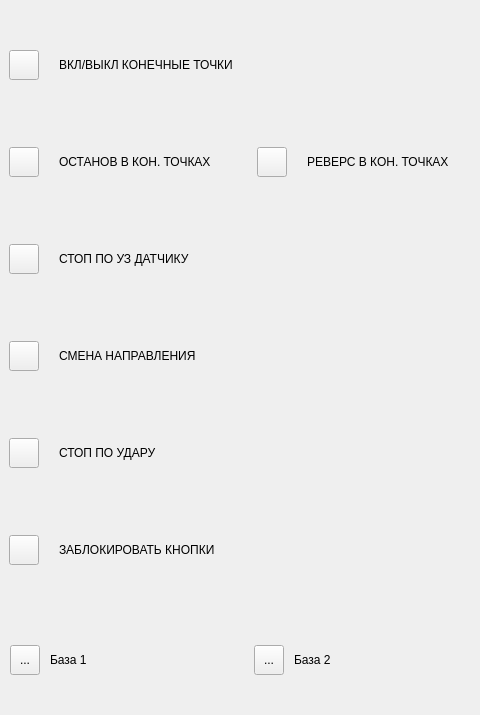
<?xml version="1.0" encoding="UTF-8"?>
<ui version="4.0">
 <class>SForm</class>
 <widget class="QWidget" name="SForm">
  <property name="geometry">
   <rect>
    <x>0</x>
    <y>0</y>
    <width>480</width>
    <height>715</height>
   </rect>
  </property>
  <property name="windowTitle">
   <string>Form</string>
  </property>
  <widget class="QWidget" name="verticalLayoutWidget">
   <property name="geometry">
    <rect>
     <x>-1</x>
     <y>-1</y>
     <width>481</width>
     <height>621</height>
    </rect>
   </property>
   <layout class="QVBoxLayout" name="verticalLayout">
    <item>
     <widget class="QWidget" name="widget" native="true">
      <property name="sizePolicy">
       <sizepolicy hsizetype="Expanding" vsizetype="Fixed">
        <horstretch>0</horstretch>
        <verstretch>0</verstretch>
       </sizepolicy>
      </property>
      <property name="minimumSize">
       <size>
        <width>0</width>
        <height>50</height>
       </size>
      </property>
      <widget class="QToolButton" name="EnableEndPoints">
       <property name="geometry">
        <rect>
         <x>10</x>
         <y>10</y>
         <width>30</width>
         <height>30</height>
        </rect>
       </property>
       <property name="text">
        <string/>
       </property>
       <property name="checkable">
        <bool>true</bool>
       </property>
      </widget>
      <widget class="QLabel" name="label">
       <property name="geometry">
        <rect>
         <x>60</x>
         <y>15</y>
         <width>400</width>
         <height>20</height>
        </rect>
       </property>
       <property name="text">
        <string>ВКЛ/ВЫКЛ КОНЕЧНЫЕ ТОЧКИ</string>
       </property>
      </widget>
     </widget>
    </item>
    <item>
     <widget class="QWidget" name="widget_3" native="true">
      <property name="sizePolicy">
       <sizepolicy hsizetype="Expanding" vsizetype="Fixed">
        <horstretch>0</horstretch>
        <verstretch>0</verstretch>
       </sizepolicy>
      </property>
      <property name="minimumSize">
       <size>
        <width>0</width>
        <height>50</height>
       </size>
      </property>
      <widget class="QToolButton" name="EndPointsStop">
       <property name="geometry">
        <rect>
         <x>10</x>
         <y>10</y>
         <width>30</width>
         <height>30</height>
        </rect>
       </property>
       <property name="text">
        <string/>
       </property>
       <property name="checkable">
        <bool>true</bool>
       </property>
      </widget>
      <widget class="QLabel" name="label_3">
       <property name="geometry">
        <rect>
         <x>60</x>
         <y>15</y>
         <width>400</width>
         <height>20</height>
        </rect>
       </property>
       <property name="text">
        <string>ОСТАНОВ В КОН. ТОЧКАХ</string>
       </property>
      </widget>
      <widget class="QWidget" name="widget_9" native="true">
       <property name="geometry">
        <rect>
         <x>248</x>
         <y>0</y>
         <width>521</width>
         <height>50</height>
        </rect>
       </property>
       <property name="sizePolicy">
        <sizepolicy hsizetype="Expanding" vsizetype="Fixed">
         <horstretch>0</horstretch>
         <verstretch>0</verstretch>
        </sizepolicy>
       </property>
       <property name="minimumSize">
        <size>
         <width>0</width>
         <height>50</height>
        </size>
       </property>
       <widget class="QToolButton" name="EndPointsReverse">
        <property name="geometry">
         <rect>
          <x>10</x>
          <y>10</y>
          <width>30</width>
          <height>30</height>
         </rect>
        </property>
        <property name="text">
         <string/>
        </property>
        <property name="checkable">
         <bool>true</bool>
        </property>
       </widget>
       <widget class="QLabel" name="label_9">
        <property name="geometry">
         <rect>
          <x>60</x>
          <y>15</y>
          <width>400</width>
          <height>20</height>
         </rect>
        </property>
        <property name="text">
         <string>РЕВЕРС В КОН. ТОЧКАХ</string>
        </property>
       </widget>
      </widget>
     </widget>
    </item>
    <item>
     <widget class="QWidget" name="widget_5" native="true">
      <property name="sizePolicy">
       <sizepolicy hsizetype="Expanding" vsizetype="Fixed">
        <horstretch>0</horstretch>
        <verstretch>0</verstretch>
       </sizepolicy>
      </property>
      <property name="minimumSize">
       <size>
        <width>0</width>
        <height>50</height>
       </size>
      </property>
      <widget class="QToolButton" name="SoundStop">
       <property name="geometry">
        <rect>
         <x>10</x>
         <y>10</y>
         <width>30</width>
         <height>30</height>
        </rect>
       </property>
       <property name="text">
        <string/>
       </property>
       <property name="checkable">
        <bool>true</bool>
       </property>
      </widget>
      <widget class="QLabel" name="label_5">
       <property name="geometry">
        <rect>
         <x>60</x>
         <y>15</y>
         <width>400</width>
         <height>20</height>
        </rect>
       </property>
       <property name="text">
        <string>СТОП ПО УЗ ДАТЧИКУ</string>
       </property>
      </widget>
     </widget>
    </item>
    <item>
     <widget class="QWidget" name="widget_4" native="true">
      <property name="sizePolicy">
       <sizepolicy hsizetype="Expanding" vsizetype="Fixed">
        <horstretch>0</horstretch>
        <verstretch>0</verstretch>
       </sizepolicy>
      </property>
      <property name="minimumSize">
       <size>
        <width>0</width>
        <height>50</height>
       </size>
      </property>
      <widget class="QToolButton" name="SwapDirection">
       <property name="geometry">
        <rect>
         <x>10</x>
         <y>10</y>
         <width>30</width>
         <height>30</height>
        </rect>
       </property>
       <property name="text">
        <string/>
       </property>
       <property name="checkable">
        <bool>true</bool>
       </property>
      </widget>
      <widget class="QLabel" name="label_4">
       <property name="geometry">
        <rect>
         <x>60</x>
         <y>15</y>
         <width>400</width>
         <height>20</height>
        </rect>
       </property>
       <property name="text">
        <string>СМЕНА НАПРАВЛЕНИЯ</string>
       </property>
      </widget>
     </widget>
    </item>
    <item>
     <widget class="QWidget" name="widget_2" native="true">
      <property name="sizePolicy">
       <sizepolicy hsizetype="Expanding" vsizetype="Fixed">
        <horstretch>0</horstretch>
        <verstretch>0</verstretch>
       </sizepolicy>
      </property>
      <property name="minimumSize">
       <size>
        <width>0</width>
        <height>50</height>
       </size>
      </property>
      <widget class="QToolButton" name="StopAccelerometer">
       <property name="geometry">
        <rect>
         <x>10</x>
         <y>10</y>
         <width>30</width>
         <height>30</height>
        </rect>
       </property>
       <property name="text">
        <string/>
       </property>
       <property name="checkable">
        <bool>true</bool>
       </property>
      </widget>
      <widget class="QLabel" name="label_2">
       <property name="geometry">
        <rect>
         <x>60</x>
         <y>15</y>
         <width>400</width>
         <height>20</height>
        </rect>
       </property>
       <property name="text">
        <string>СТОП ПО УДАРУ</string>
       </property>
      </widget>
     </widget>
    </item>
    <item>
     <widget class="QWidget" name="widget_8" native="true">
      <property name="sizePolicy">
       <sizepolicy hsizetype="Expanding" vsizetype="Fixed">
        <horstretch>0</horstretch>
        <verstretch>0</verstretch>
       </sizepolicy>
      </property>
      <property name="minimumSize">
       <size>
        <width>0</width>
        <height>50</height>
       </size>
      </property>
      <widget class="QToolButton" name="LockButtons">
       <property name="geometry">
        <rect>
         <x>10</x>
         <y>10</y>
         <width>30</width>
         <height>30</height>
        </rect>
       </property>
       <property name="text">
        <string/>
       </property>
       <property name="checkable">
        <bool>true</bool>
       </property>
      </widget>
      <widget class="QLabel" name="label_8">
       <property name="geometry">
        <rect>
         <x>60</x>
         <y>15</y>
         <width>400</width>
         <height>20</height>
        </rect>
       </property>
       <property name="text">
        <string>ЗАБЛОКИРОВАТЬ КНОПКИ</string>
       </property>
      </widget>
     </widget>
    </item>
   </layout>
  </widget>
  <widget class="QWidget" name="horizontalLayoutWidget">
   <property name="geometry">
    <rect>
     <x>0</x>
     <y>620</y>
     <width>481</width>
     <height>80</height>
    </rect>
   </property>
   <layout class="QHBoxLayout" name="horizontalLayout">
    <item>
     <widget class="QWidget" name="widget_7" native="true">
      <property name="sizePolicy">
       <sizepolicy hsizetype="Expanding" vsizetype="Fixed">
        <horstretch>0</horstretch>
        <verstretch>0</verstretch>
       </sizepolicy>
      </property>
      <property name="minimumSize">
       <size>
        <width>0</width>
        <height>50</height>
       </size>
      </property>
      <widget class="QToolButton" name="toolButton_7">
       <property name="geometry">
        <rect>
         <x>10</x>
         <y>10</y>
         <width>30</width>
         <height>30</height>
        </rect>
       </property>
       <property name="text">
        <string>...</string>
       </property>
      </widget>
      <widget class="QLabel" name="label_7">
       <property name="geometry">
        <rect>
         <x>50</x>
         <y>15</y>
         <width>420</width>
         <height>20</height>
        </rect>
       </property>
       <property name="text">
        <string>База 1</string>
       </property>
      </widget>
     </widget>
    </item>
    <item>
     <widget class="QWidget" name="widget_6" native="true">
      <property name="sizePolicy">
       <sizepolicy hsizetype="Expanding" vsizetype="Fixed">
        <horstretch>0</horstretch>
        <verstretch>0</verstretch>
       </sizepolicy>
      </property>
      <property name="minimumSize">
       <size>
        <width>0</width>
        <height>50</height>
       </size>
      </property>
      <widget class="QToolButton" name="toolButton_6">
       <property name="geometry">
        <rect>
         <x>10</x>
         <y>10</y>
         <width>30</width>
         <height>30</height>
        </rect>
       </property>
       <property name="text">
        <string>...</string>
       </property>
      </widget>
      <widget class="QLabel" name="label_6">
       <property name="geometry">
        <rect>
         <x>50</x>
         <y>15</y>
         <width>420</width>
         <height>20</height>
        </rect>
       </property>
       <property name="text">
        <string>База 2</string>
       </property>
      </widget>
     </widget>
    </item>
   </layout>
  </widget>
 </widget>
 <resources/>
 <connections/>
</ui>
